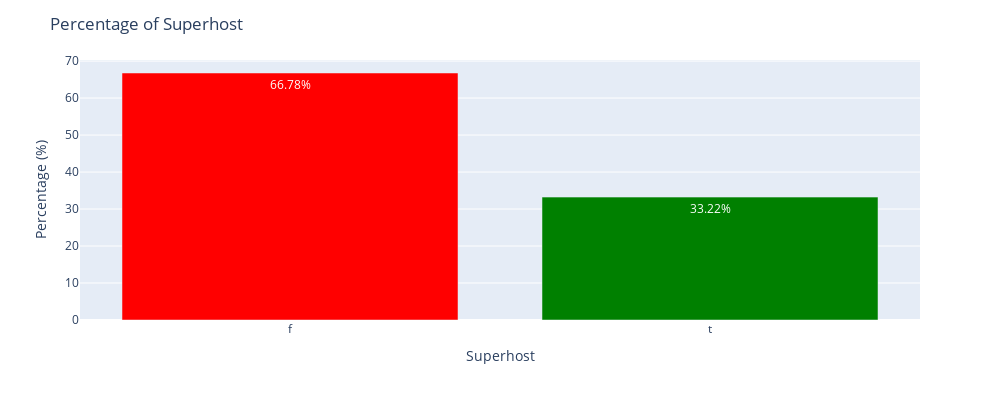

This figure's notebook cell:
### Markdown cell above
En Airbnb puedes obtener el estatus de "Superhost". De Airbnb:
* Como SuperAnfitrión, tendrá más visibilidad, potencial de ingresos y recompensas exclusivas. Es nuestra manera de decir gracias por su hospitalidad excepcional.
* Cómo convertirse en Superhost: cada 3 meses, verificamos si cumple con los siguientes criterios. Si lo haces, ganarás o mantendrás tu estatus de SuperAnfitrión.
    * Los Superanfitriones tienen una calificación general promedio de 4.8 o superior según las reseñas de al menos el 50 % de sus huéspedes de Airbnb durante el último año.
    * Los Superhosts han alojado al menos 10 estadías en el último año o, si realizan reservas a más largo plazo, 100 noches en al menos 3 estadías.
    * Los Superhosts no tienen cancelaciones en el último año, a menos que haya circunstancias atenuantes.
    * Los Superhosts responden al 90 % de los mensajes nuevos en 24 horas.

A continuación, podemos ver que solo una pequeña parte de los listados en Ámsterdam tienen un anfitrión que es Superanfitrión.

### Code cell
df_frequencies = df_distancia['host_is_superhost'].value_counts(normalize=True).reset_index()
df_frequencies.columns = ['Superhost', 'Percentage']
df_frequencies['Percentage'] = df_frequencies['Percentage'] * 100

fig = px.bar(df_frequencies, x='Superhost', y='Percentage',
             labels={'Superhost': 'Superhost', 'Percentage': 'Percentage (%)'},
             color='Superhost',
             color_discrete_map={'f': 'rgb(255, 0, 0)', 't': 'rgb(0, 128, 0)'})

fig.update_traces(texttemplate='%{y:.2f}%', textposition='inside')
fig.update_layout(uniformtext_minsize=8, uniformtext_mode='hide')
fig.update_layout(legend_title='Superhost', legend=dict(orientation="h", yanchor="bottom", y=1.02, xanchor="right", x=1))

fig.update_layout(
    title_text="Percentage of Superhost",
    height=400,
    width=1000,
    font_size=12,
    showlegend=False
)

### Figure 1 — Plotly figure (JSON) as saved in the notebook; plotly's stock layout.template omitted (floating-point values rounded to 4 significant figures)
{"data": [{"alignmentgroup": "True", "hovertemplate": "Superhost=%{x}<br>Percentage (%)=%{y}<extra></extra>", "legendgroup": "f", "marker": {"color": "rgb(255, 0, 0)", "pattern": {"shape": ""}}, "name": "f", "offsetgroup": "f", "orientation": "v", "showlegend": true, "textposition": "inside", "texttemplate": "%{y:.2f}%", "type": "bar", "x": ["f"], "xaxis": "x", "y": [66.78], "yaxis": "y"}, {"alignmentgroup": "True", "hovertemplate": "Superhost=%{x}<br>Percentage (%)=%{y}<extra></extra>", "legendgroup": "t", "marker": {"color": "rgb(0, 128, 0)", "pattern": {"shape": ""}}, "name": "t", "offsetgroup": "t", "orientation": "v", "showlegend": true, "textposition": "inside", "texttemplate": "%{y:.2f}%", "type": "bar", "x": ["t"], "xaxis": "x", "y": [33.22], "yaxis": "y"}], "layout": {"barmode": "relative", "font": {"size": 12}, "height": 400, "legend": {"orientation": "h", "title": {"text": "Superhost"}, "tracegroupgap": 0, "x": 1, "xanchor": "right", "y": 1.02, "yanchor": "bottom"}, "margin": {"t": 60}, "showlegend": false, "title": {"text": "Percentage of Superhost"}, "uniformtext": {"minsize": 8, "mode": "hide"}, "width": 1000, "xaxis": {"anchor": "y", "categoryarray": ["f", "t"], "categoryorder": "array", "domain": [0, 1], "title": {"text": "Superhost"}}, "yaxis": {"anchor": "x", "domain": [0, 1], "title": {"text": "Percentage (%)"}}}}
